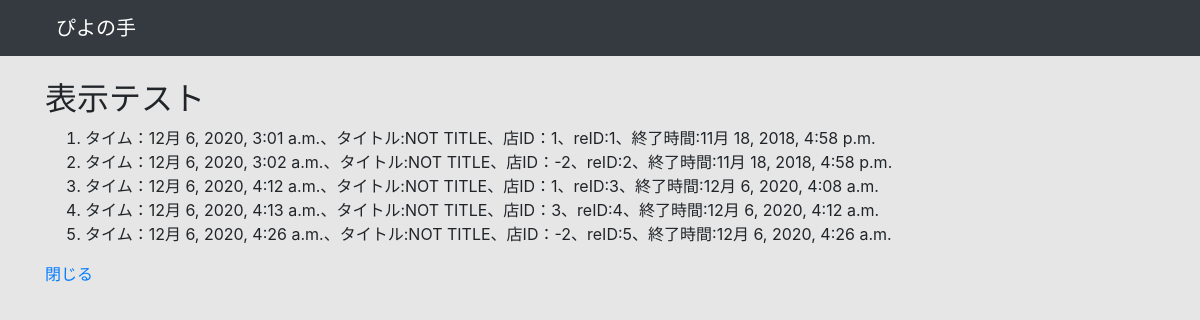
The app's page /hyouzi/, older data.
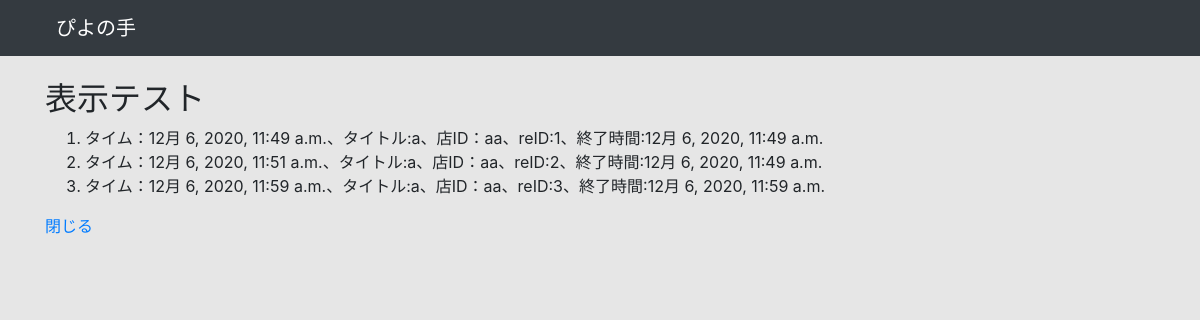
The same page, newer data.
### cms/models.py (models this page shows, shortened)
class Recruit(models.Model):
    recruit_ID = models.AutoField('募集ID',primary_key=True)
    shop_ID = models.CharField('店舗名',max_length=40)
    recruit_title = models.CharField('募集タイトル',max_length=500,default='NOT TITLE')
    post_time = models.DateTimeField('投稿時刻',auto_now=True)
    finish_time = models.DateTimeField('募集締め切り時刻')
    person_type = models.ManyToManyField(PType, blank=True)
    person_number = models.PositiveIntegerField('人数', blank=True, default=1)
    work_start_time = models.DateTimeField('開始時刻')
    work_last_time = models.DateTimeField('終了時刻')
    comment = models.CharField('コメント',max_length=1000)
    finish_flag = models.BooleanField('マッチング前後', default=0)
    password = models.CharField('パスワード',max_length=40)

### cms/views3.py (the view)
# urls.py: path('hyouzi/', views3.ModelList.as_view(), name='book'),
class ModelList(ListView):
    template_name = 'cms/hyouzi.html' #
    model = Recruit

### cms/templates/cms/hyouzi.html
{% extends "./base.html" %}
{% block main %}
<h2>表示テスト</h2>
<ol>
    {% for book in object_list %}
    <li>タイム：{{ book.post_time}}、タイトル:{{ book.recruit_title }}、店ID：{{ book.shop_ID }}、reID:{{ book.recruit_ID }}、終了時間:{{ book.finish_time }}</li>
    {% endfor %}
</ol>
<div>
    <a href="../">閉じる</a>
</div>
{% endblock%}

Row changes from the older to the newer data that the page shows:
removed Recruit: post_time "12月 6, 2020, 4:13 a.m.", recruit_title "NOT TITLE", shop_ID "3", recruit_ID "4", finish_time "12月 6, 2020, 4:12 a.m."
removed Recruit: post_time "12月 6, 2020, 4:26 a.m.", recruit_title "NOT TITLE", shop_ID "-2", recruit_ID "5", finish_time "12月 6, 2020, 4:26 a.m."
changed Recruit id 1: post_time "12月 6, 2020, 3:01 a.m." → "12月 6, 2020, 11:49 a.m."; recruit_title "NOT TITLE" → "a"; shop_ID "1" → "aa"; finish_time "11月 18, 2018, 4:58 p.m." → "12月 6, 2020, 11:49 a.m."
changed Recruit id 2: post_time "12月 6, 2020, 3:02 a.m." → "12月 6, 2020, 11:51 a.m."; recruit_title "NOT TITLE" → "a"; shop_ID "-2" → "aa"; finish_time "11月 18, 2018, 4:58 p.m." → "12月 6, 2020, 11:49 a.m."
changed Recruit id 3: post_time "12月 6, 2020, 4:12 a.m." → "12月 6, 2020, 11:59 a.m."; recruit_title "NOT TITLE" → "a"; shop_ID "1" → "aa"; finish_time "12月 6, 2020, 4:08 a.m." → "12月 6, 2020, 11:59 a.m."
